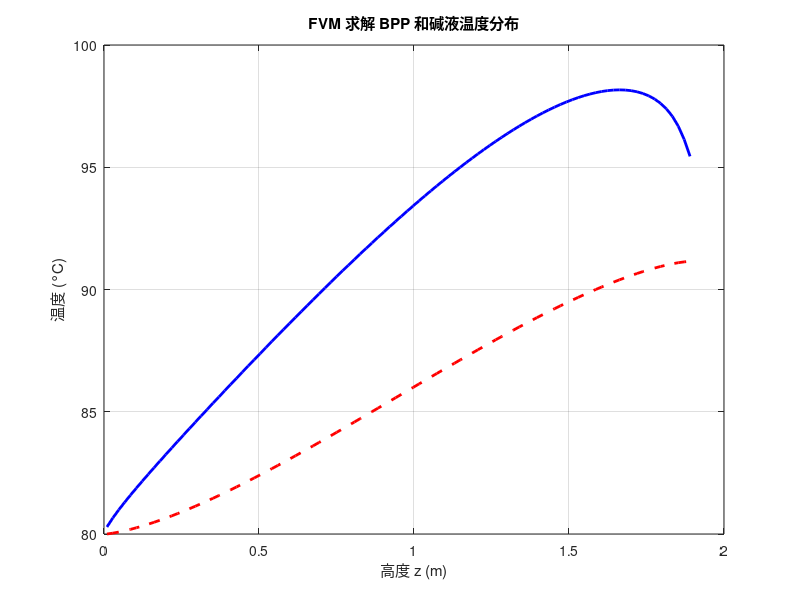

Write MATLAB code to recreate this figure.
clear; clc; close all;

% = = = = = = = = = = = = = = = = = = = = = = = = = = = = = = = = = = = = = = = = = = =
% 1. 物理和几何参数
% = = = = = = = = = = = = = = = = = = = = = = = = = = = = = = = = = = = = = = = = = = =
% --- BPP (T) 和环境参数 ---
t_air = 25; % 环境空气温度 (°C)
P_total = 7100; % BPP 总产热功率 (W)
lambda = 25; % BPP 热导率 (W/m·K)
% h_ele = 200; % (已删除) BPP 与碱液的对流系数 (W/m²·K)
h_air = 20; % BPP 与空气的对流系数 (W/m²·K)
D = 1.9; % BPP 高度/直径 (m)
T_thickness = 5e-3; % BPP 厚度 (m)
T_bottom_fixed = 80; % 底部 碱液 入口温度 (°C)

% --- 碱液 (T_f) 物性参数 ---
lambda_f = 0.68; % 碱液热导率 (W/m·K)
rho_f = 1200; % 碱液密度 (kg/m³)
cp_f = 3800; % 碱液比热容 (J/kg·K)
channel_depth_f = 2e-3; % 碱液流道深度 (m)

% --- !!! 新增: 碱液动力粘度 (Pa·s) (!! 这是一个假设值, 请修改 !!) !! ---
mu_f = 1e-3; % 例如: 1e-3 (Pa·s)

% --- 碱液流量 ---
Q_f_Lh = 500; % 碱液流量 (L/h)
Q_f = Q_f_Lh * (0.001 / 3600); % 转换为 m³/s (0.001 m³/L, 3600 s/h)

% --- !!! 新增: 计算 Pr (常数) !!! ---
Pr_f = (mu_f * cp_f) / lambda_f;
fprintf('计算得到的普朗特数 Pr = %f\n', Pr_f);

% = = = = = = = = = = = = = = = = = = = = = = = = = = = = = = = = = = = = = = = = = = =
% 2. 派生参数和几何函数定义
% = = = = = = = = = = = = = = = = = = = = = = = = = = = = = = = = = = = = = = = = = = =
R = D / 2;
H = D; % 总高度 (z从0到H)

% --- 几何匿名函数 (z 为高度) ---
L = @(z) 2 * sqrt(R^2 - (R-z).^2);
Ac_bpp = @(z) L(z) * T_thickness;
P_f_func = @(z) 2 * L(z);
P_air_func = @(z) 2 * T_thickness * ones(size(z));
A_f_func = @(z) L(z) * channel_depth_f;

% --- 体积热源 ---
V_total_BPP = integral(Ac_bpp, 0, H);
q_dot_vol = P_total / V_total_BPP; % 体积热源 (W/m³)

% = = = = = = = = = = = = = = = = = = = = = = = = = = = = = = = = = = = = = = = = = = =
% 3. FVM 网格和迭代参数
% = = = = = = = = = = = = = = = = = = = = = = = = = = = = = = = = = = = = = = = = = = =
N = 100; % 网格节点数
dz = H / N; % 网格间距
z_nodes = (dz/2 : dz : H-dz/2)';
z_faces = (0 : dz : H)';

% --- 迭代控制 ---
max_outer_iter = 500;
outer_tol = 1e-6;
max_inner_iter = 100;
inner_tol = 1e-8;

% = = = = = = = = = = = = = = = = = = = = = = = = = = = = = = = = = = = = = = = = = = =
% 4. 预计算几何和物理参数
% = = = = = = = = = = = = = = = = = = = = = = = = = = = = = = = = = = = = = = = = = = =
% --- 在节点中心计算 ---
Ac_bpp_nodes = Ac_bpp(z_nodes);
P_f_nodes = P_f_func(z_nodes);
P_air_nodes = P_air_func(z_nodes);

% --- 在节点界面计算 ---
Ac_bpp_faces = Ac_bpp(z_faces);
A_f_faces = A_f_func(z_faces);
D_T_faces = lambda .* Ac_bpp_faces ./ dz;
D_f_faces = lambda_f .* A_f_faces ./ dz;
F_dot_f = rho_f * cp_f * Q_f;
F_f_faces = F_dot_f * ones(size(z_faces));

% --- !!! 新增: 计算 h_f(z) (在节点中心) !!! ---
% 特征长度 l = z
l_nodes = z_nodes;
% l_nodes = 1.9/100;

% 1. 碱液流通截面积 (在节点)
A_f_nodes = A_f_func(z_nodes);
% 2. 碱液流速 (在节点)
v_f_nodes = Q_f ./ A_f_nodes;
% 3. 雷诺数 Re_l (l=z)
Re_f_nodes = (rho_f * v_f_nodes .* l_nodes) / mu_f;
% 4. 努塞尔特数 Nu_l
Nu_f_nodes = 0.664 * (Re_f_nodes .^ 0.5) .* (Pr_f ^ (1/3));
% 5. 对流系数 h_f(z)
h_f_nodes = (Nu_f_nodes * lambda_f) ./ l_nodes;

% 6. 处理 z=0 (第一个节点) 的潜在问题
if any(isnan(h_f_nodes)) || any(isinf(h_f_nodes))
    fprintf('警告: h_f 计算在 z=0 附近出现 Inf/NaN。\n');
    % 简单的修正：将 NaN/Inf 替换为下一个有效值
    h_f_nodes(isnan(h_f_nodes)) = h_f_nodes(find(~isnan(h_f_nodes), 1, 'first'));
    h_f_nodes(isinf(h_f_nodes)) = h_f_nodes(find(~isinf(h_f_nodes), 1, 'first'));
end

% = = = = = = = = = = = = = = = = = = = = = = = = = = = = = = = = = = = = = = = = = = =
% 5. 初始化
% = = = = = = = = = = = = = = = = = = = = = = = = = = = = = = = = = = = = = = = = = = =
T = ones(N, 1) * t_air; % BPP 温度场
T_f = ones(N, 1) * T_bottom_fixed; % 碱液温度场
aW_T = zeros(N, 1); aE_T = zeros(N, 1); aP_T = zeros(N, 1);
SP_T = zeros(N, 1); SU_T = zeros(N, 1);
aW_f = zeros(N, 1); aE_f = zeros(N, 1); aP_f = zeros(N, 1);
SP_f = zeros(N, 1); SU_f = zeros(N, 1);
fprintf('开始 FVM 耦合迭代...\n');

% = = = = = = = = = = = = = = = = = = = = = = = = = = = = = = = = = = = = = = = = = = =
% 6. 外循环 (耦合求解)
% = = = = = = = = = = = = = = = = = = = = = = = = = = = = = = = = = = = = = = = = = = =
for iter_outer = 1:max_outer_iter

    T_old = T;
    T_f_old = T_f;
    
    % --- 6A. 组装并求解 BPP 温度 T ---
    
    % (a) 内部节点系数
    for n = 2:N-1
        aW_T(n) = D_T_faces(n); 
        aE_T(n) = D_T_faces(n+1);
    end
    
    % (b) 计算源项 (SU, SP) - 依赖 T_f_old
    % S_T = (q_dot*Ac_bpp) + h_f*P_f*T_f + h_air*P_air*t_air
    %       - (h_f*P_f + h_air*P_air) * T
    SU_T = (q_dot_vol .* Ac_bpp_nodes + ...
            h_f_nodes .* P_f_nodes .* T_f_old + ...  % <-- 已修改
            h_air .* P_air_nodes .* t_air) * dz;
    SP_T = -(h_f_nodes .* P_f_nodes + h_air .* P_air_nodes) * dz; % <-- 已修改
    
    % (c) 计算 aP
    aP_T = aW_T + aE_T - SP_T;
    
    % (d) T 的边界条件 (Neumann: dT/dz=0)
    aW_T(1) = 0; 
    aE_T(1) = D_T_faces(2);
    aP_T(1) = aE_T(1) - SP_T(1);
    aW_T(N) = D_T_faces(N);
    aE_T(N) = 0; 
    aP_T(N) = aW_T(N) - SP_T(N);

    % (e) 内循环: 迭代求解 T
    for iter_inner = 1:max_inner_iter
        T_inner_old = T;
        T(1) = (aE_T(1) * T(2) + SU_T(1)) / aP_T(1);
        for n = 2:N-1
            T(n) = (aW_T(n) * T(n-1) + aE_T(n) * T(n+1) + SU_T(n)) / aP_T(n);
        end
        T(N) = (aW_T(N) * T(N-1) + SU_T(N)) / aP_T(N);
        if max(abs(T - T_inner_old)) < inner_tol
            break;
        end
    end

    % --- 6B. 组装并求解 碱液 温度 T_f ---

    % (a) 内部节点系数 (UDS)
    for n = 2:N-1
        aW_f(n) = D_f_faces(n) + F_f_faces(n);
        aE_f(n) = D_f_faces(n+1);
    end

    % (b) 计算源项 (SU, SP) - 依赖 *新计算的 T*
    % S_f = (h_f * P_f * T) - (h_f * P_f) * T_f
    SU_f = (h_f_nodes .* P_f_nodes .* T) * dz; % <-- 已修改
    SP_f = -(h_f_nodes .* P_f_nodes) * dz; % <-- 已修改

    % (c) 计算 aP
    aP_f = aW_f + aE_f - SP_f;

    % (d) T_f 的边界条件
    % 节点 1 (Dirichlet: T_f = T_bottom_fixed)
    aW_f(1) = 0;
    aE_f(1) = 0;
    aP_f(1) = 1;
    SU_f(1) = T_bottom_fixed;
    SP_f(1) = 0;

    % 节点 N (Neumann: dTf/dz=0)
    aW_f(N) = D_f_faces(N) + F_f_faces(N);
    aE_f(N) = 0;
    aP_f(N) = aW_f(N) - SP_f(N);

    % (e) 内循环: 迭代求解 T_f
    for iter_inner = 1:max_inner_iter
        T_f_inner_old = T_f;
        T_f(1) = SU_f(1) / aP_f(1); % 固定为 80
        for n = 2:N-1
            T_f(n) = (aW_f(n) * T_f(n-1) + aE_f(n) * T_f(n+1) + SU_f(n)) / aP_f(n);
        end
        T_f(N) = (aW_f(N) * T_f(N-1) + SU_f(N)) / aP_f(N);
        if max(abs(T_f - T_f_inner_old)) < inner_tol
            break;
        end
    end
    
    % --- 6C. 检查外循环收敛 ---
    err_T = max(abs(T - T_old));
    err_Tf = max(abs(T_f - T_f_old));
    residual = max(err_T, err_Tf);
    
    if mod(iter_outer, 25) == 0
        fprintf('迭代 %d, 最大残差 = %g\n', iter_outer, residual);
    end
    
    if residual < outer_tol
        fprintf('耦合求解收敛于 %d 次迭代。\n', iter_outer);
        break;
    end
end
if iter_outer == max_outer_iter
    fprintf('警告: 达到最大迭代次数 %d，求解可能未收敛。\n', max_outer_iter);
end

% = = = = = = = = = = = = = = = = = = = = = = = = = = = = = = = = = = = = = = = = = = =
% 7. 结果绘图
% = = = = = = = = = = = = = = = = = = = = = = = = = = = = = = = = = = = = = = = = = = =
figure;

% --- 子图 1: 温度分布 ---
% subplot(2, 1, 1); % 分为2行1列，选择第1个
plot(z_nodes, T, 'b-', 'LineWidth', 2);
hold on;
plot(z_nodes, T_f, 'r--', 'LineWidth', 2);
xlabel('高度 z (m)');
ylabel('温度 (°C)');
title('FVM 求解 BPP 和碱液温度分布');
grid on;

% % --- 子图 2: 计算得到的 h_f 分布 ---
% subplot(2, 1, 2); % 选择第2个
% plot(z_nodes, h_f_nodes, 'm-', 'LineWidth', 2);
% xlabel('高度 z (m)');
% ylabel('对流系数 h_{f} (W/m²·K)');
% title('计算得到的 h_{f} 沿高度的分布');
% grid on;
